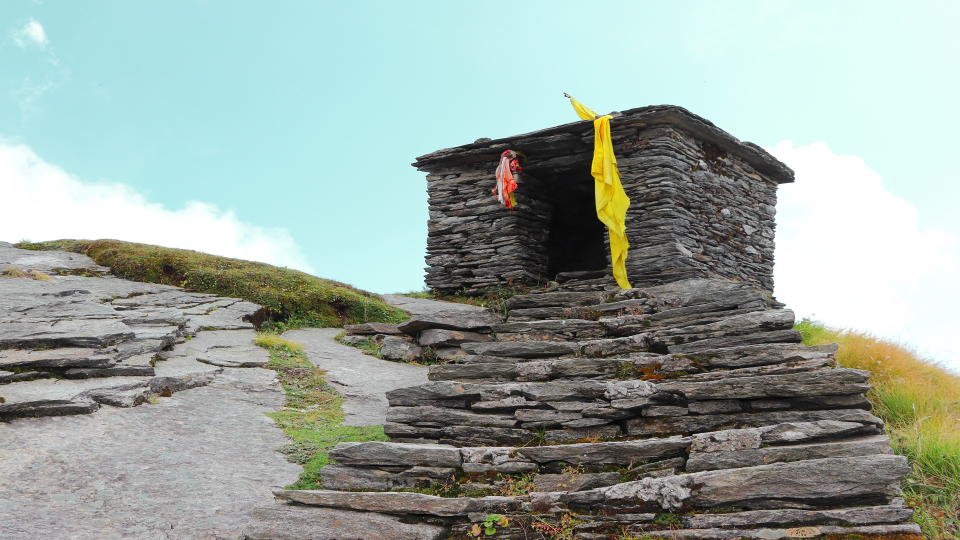
//> input picture HLS_Use_Model/Standalone_HLS_AXI_Example/testcase55.jpg, 1920 x 1080 px (shown at 1/2 size)
$ ./xf_paintmask_tb ../../../HLS_Use_Model/Standalone_HLS_AXI_Example/testcase55.jpg   (built with g++ and OpenCV 4)
//> lines starting //> are read from the running program, lines starting //| are printed output that depends on the picture; after the words box and inside, x2 and y2 are one past the last pixel; in counts of white or black regions, pixels touching at a corner belong together
// [15 lines of licence text are left out]

#include "common/xf_headers.hpp"
#include "xf_paintmask_config.h"

int main(int argc, char** argv) {
    if (argc != 2) {
        std::cout << "Usage: " << argv[0] << " <INPUT IMAGE PATH 1>" << std::endl;
        return EXIT_FAILURE;
    }

    cv::Mat in_img, out_img, ocv_ref, in_gray, diff, in_mask;

    // Reading in the gray image:
    in_img = cv::imread(argv[1], 0);
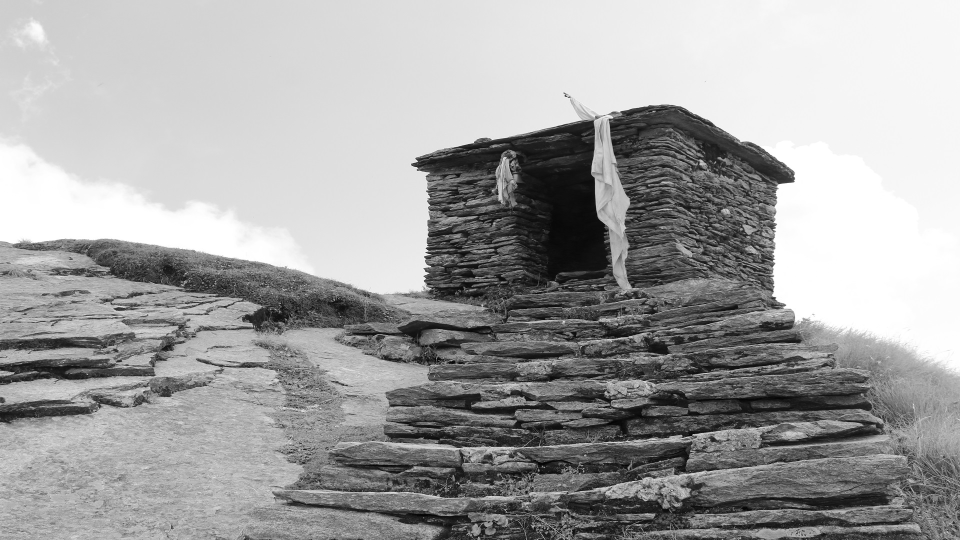
//> in_img: 1080 rows x 1920 cols, CV_8UC1 (shown at 1/2 size); min 0, max 255, mean 162.1

    if (in_img.data == NULL) {
        std::cout << "ERROR: Cannot open image " << argv[1] << std::endl;
        return EXIT_FAILURE;
    }

    int height = in_img.rows;
//> height = 1080
    int width = in_img.cols;
//> width = 1920
    // Allocate memory for output images:
    ocv_ref.create(in_img.rows, in_img.cols, in_img.depth());
    out_img.create(in_img.rows, in_img.cols, in_img.depth());
    diff.create(in_img.rows, in_img.cols, in_img.depth());
    in_mask.create(in_img.rows, in_img.cols, CV_8UC1);

    uint64_t q = 0;
    for (int i = 0; i < in_img.rows; i++) {
        for (int j = 0; j < in_img.cols; j++) {
            for (int c = 0; c < in_img.channels(); c++) {
                if ((j > 250) && (j < 750)) {
                    in_mask.data[q + c] = 255;
                } else {
                    in_mask.data[q + c] = 0;
                }
            }
            q += in_img.channels();
        }
    }
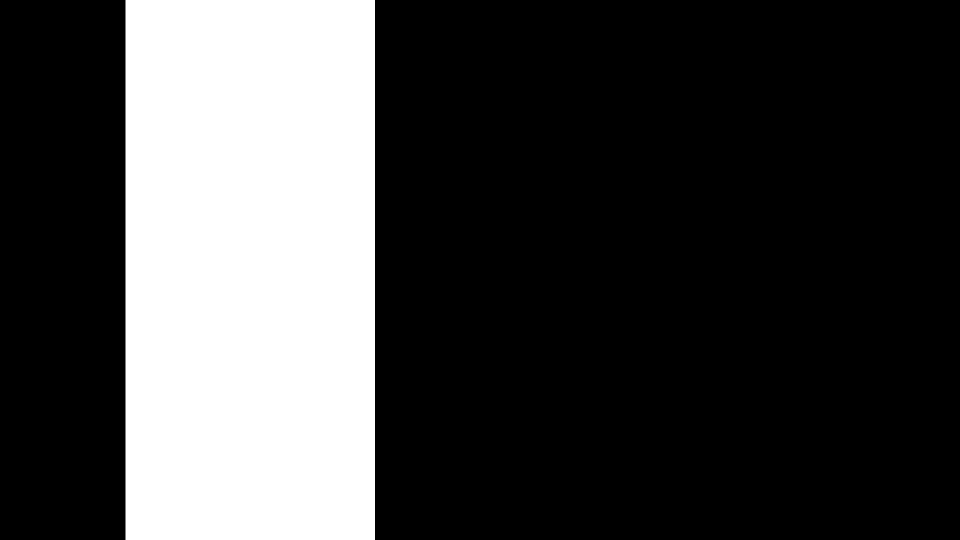
//> in_mask: 1080 rows x 1920 cols, CV_8UC1 (shown at 1/2 size); 26% white; 1 white region, box (x1, y1, x2, y2) and area: (251, 0, 750, 1080) 538920
//> after the loop, q = 2073600

//> (the run ends here: the program needs code that is not available in this run, at `unsigned char color[XF_CHANNELS(TYPE, NPC1)];`)
